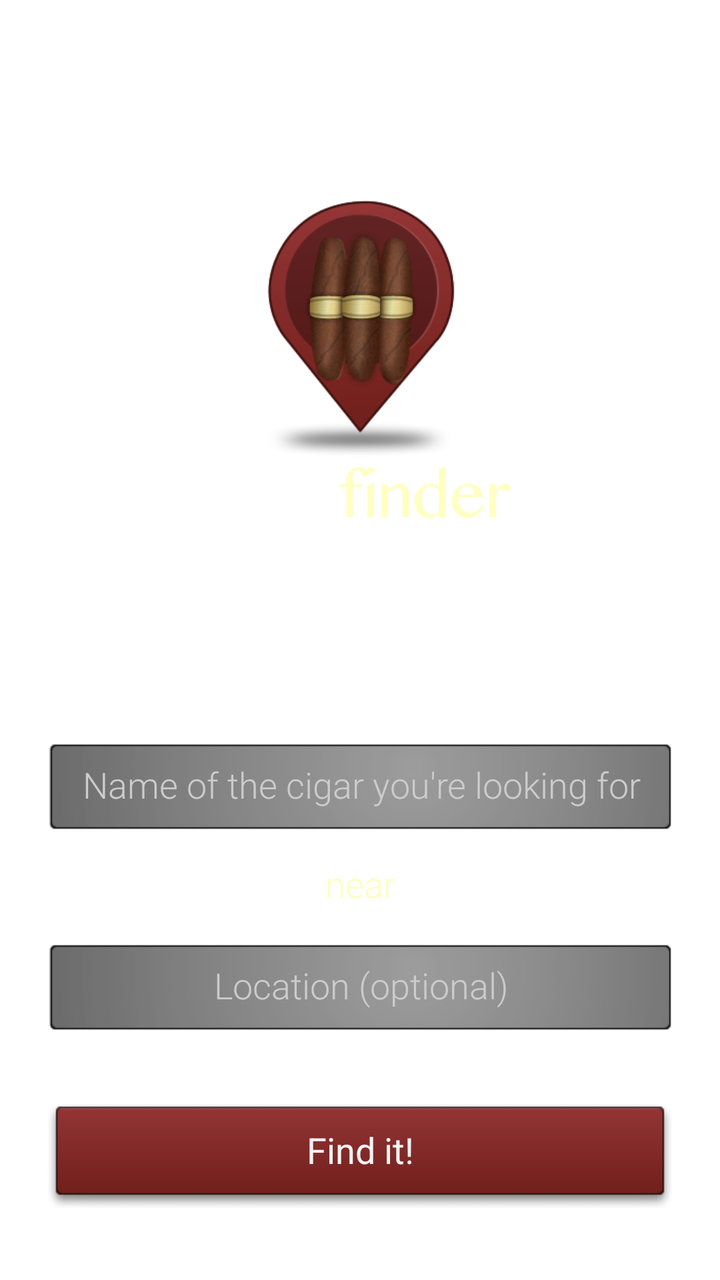
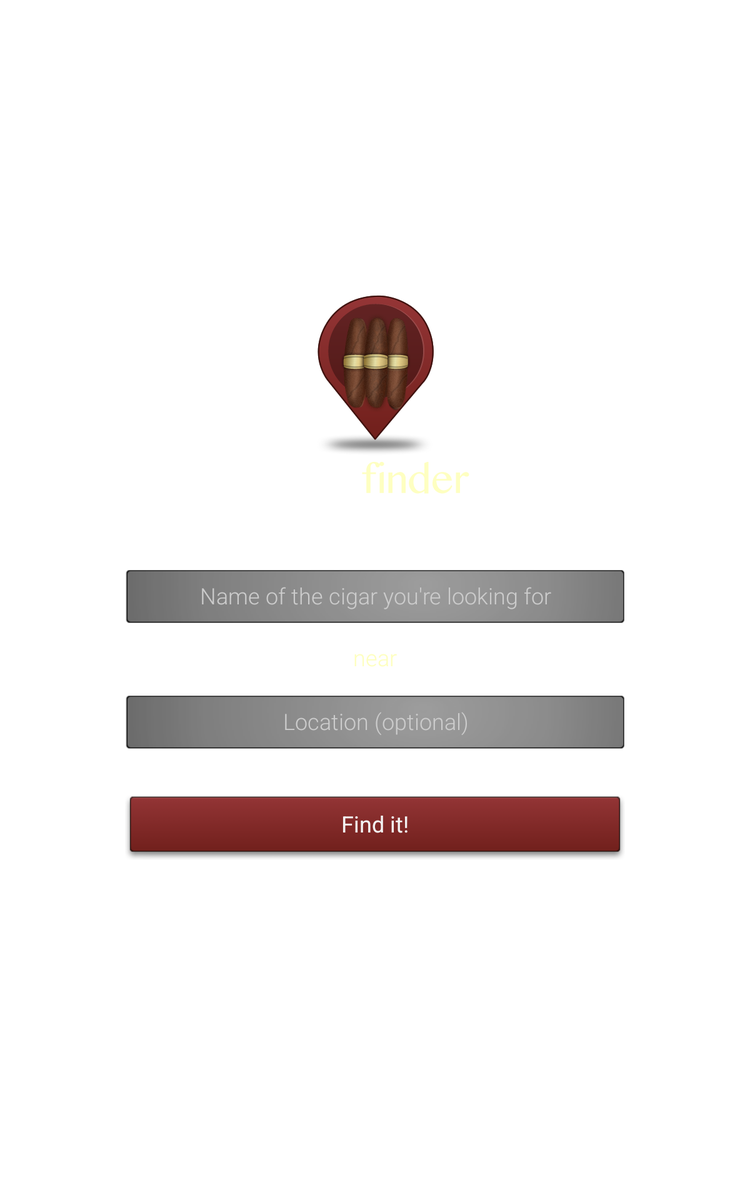

Two renders of one Android screen. The first uses the default layout on a phone; the second uses the alternative layout the repository ships for a different screen configuration, on a matching device. The two XML files are below.
<!-- AndroidManifest.xml: application theme cigar_finder -->
<!-- res/layout/activity_cigar_search_form.xml -->
<?xml version="1.0" encoding="utf-8"?>
<LinearLayout xmlns:android="http://schemas.android.com/apk/res/android"
  android:orientation="vertical"
  android:layout_width="match_parent"
  android:layout_height="match_parent"
  android:paddingLeft="24dp"
  android:paddingRight="24dp"
  >

  <View android:layout_width="match_parent"
    android:layout_height="0dp"
    android:layout_weight="1"
    />
  <ImageView
    android:layout_width="match_parent"
    android:layout_height="172dp"
    android:id="@+id/imageView"
    android:src="@drawable/ic_logo_home"
    android:layout_gravity="center_horizontal"
    android:scaleType="fitCenter"
    android:contentDescription="Cigar Finder"
    />
  <View android:layout_width="match_parent"
    android:layout_height="0dp"
    android:layout_weight="1"
    />
  <include layout="@layout/cigar_search_form"/>
</LinearLayout>
<!-- res/layout/cigar_search_form.xml (included above) -->
<?xml version="1.0" encoding="utf-8"?>
<merge xmlns:android="http://schemas.android.com/apk/res/android">

  <AutoCompleteTextView
    android:id="@+id/inputCigarName"
    android:hint="Name of the cigar you're looking for"
    style="@style/search_form_input"
    android:imeOptions="flagNavigateNext"
    android:popupBackground="@drawable/autocomplete_background"
    />

  <LinearLayout
    android:layout_width="match_parent"
    android:layout_height="wrap_content"
    style="@style/search_form_separator_text"
    >

    <View
      android:layout_width="match_parent"
      android:layout_height="5dp"
      android:layout_weight="1"
      android:background="@drawable/separator"
      android:layout_gravity="center"
      android:layout_marginTop="2sp"
      android:layout_marginRight="8dp"/>

    <TextView
      android:text="near"
      android:layout_gravity="center"
      android:textColor="#FEFFBF"
      android:layout_height="wrap_content"
      android:layout_width="wrap_content"
      android:layout_weight="0"
      android:textSize="18sp"
      style="@style/lightFont"/>

    <View
      android:layout_width="match_parent"
      android:layout_height="5dp"
      android:layout_weight="1"
      android:background="@drawable/separator"
      android:layout_gravity="center"
      android:layout_marginTop="2sp"
      android:layout_marginLeft="8dp"/>
  </LinearLayout>

  <EditText
    android:id="@+id/inputLocationName"
    android:hint="Location (optional)"
    style="@style/search_form_input"
    android:autoText="false"
    android:imeOptions="actionDone"
    />

  <Button
    android:text="Find it!"
    android:id="@+id/searchSubmit"
    android:onClick="performSearch"
    style="@style/search_form_button"/>
</merge>
<!-- resources referenced by this layout -->
<resources>
  <!-- from res/values-v16/ -->
  <style name="lightFont">
      <item name="android:fontFamily">sans-serif-light</item>
    </style>
  <style name="search_form_button" parent="search_form_button_parent">
      <item name="android:layout_marginBottom">36dp</item>
    </style>
  <!-- from res/values-v16/ -->
  <style name="search_form_input" parent="search_form_input_parent">
      <item name="android:fontFamily">sans-serif-light</item>
    </style>
  <style name="search_form_separator_text">
      <item name="android:layout_width">match_parent</item>
      <item name="android:layout_height">wrap_content</item>
      <item name="android:layout_marginTop">14dp</item>
      <item name="android:layout_marginBottom">18dp</item>
    </style>
  <style name="search_form_button_parent">
      <item name="android:layout_width">match_parent</item>
      <item name="android:layout_height">52dp</item>
      <item name="android:layout_gravity">center</item>
      <item name="android:layout_marginTop">36dp</item>
      <item name="android:background">@drawable/search_button</item>
    </style>
  <style name="search_form_input_parent">
      <item name="android:layout_width">fill_parent</item>
      <item name="android:layout_height">44dp</item>
      <item name="android:background">@drawable/search_input</item>
      <item name="android:textIsSelectable">false</item>
      <item name="android:textColor">#cccccc</item>
      <item name="android:textColorHint">#cccccc</item>
      <item name="android:selectAllOnFocus">true</item>
      <item name="android:gravity">center</item>
      <item name="android:inputType">textNoSuggestions</item>
      <item name="android:focusable">true</item>
    </style>
  <!-- drawable list_divider (drawable) -->
  <?xml version="1.0" encoding="utf-8"?>
  <layer-list xmlns:android="http://schemas.android.com/apk/res/android">
    <item android:left="7dp">
      <bitmap
        android:src="@drawable/list_divider_image"
        android:tileMode="repeat"
        />
    </item>
  </layer-list>
  <style name="cigar_finder.action_bar" parent="android:Widget.Holo.ActionBar">
      <item name="android:background">@drawable/action_bar_background</item>
      <item name="android:displayOptions">showTitle</item>
    </style>
  <!-- drawable autocomplete_item (drawable) -->
  <?xml version="1.0" encoding="utf-8"?>
  <selector xmlns:android="http://schemas.android.com/apk/res/android">
    <item android:drawable="@drawable/autocomplete_selected_gradient"
      android:state_pressed="true"
      />
  </selector>
  <style name="cigar_finder.list_style" parent="android:Widget.Holo.ListView">
      <item name="android:listSelector">@drawable/autocomplete_item</item>
    </style>
  <!-- drawable search_button (drawable) -->
  <?xml version="1.0" encoding="utf-8"?>
  <selector xmlns:android="http://schemas.android.com/apk/res/android">
    <item android:drawable="@drawable/search_button_pressed" android:state_pressed="true" />
    <item android:drawable="@drawable/search_button_default" />
  </selector>
  <!-- drawable action_bar_background (drawable) -->
  <?xml version="1.0" encoding="utf-8"?>
  <shape xmlns:android="http://schemas.android.com/apk/res/android"
    android:shape="rectangle"
    >
    <gradient android:angle="270"
      android:startColor="#94312D"
      android:endColor="#8D3030" />
  </shape>
  <!-- drawable autocomplete_selected_gradient (drawable) -->
  <?xml version="1.0" encoding="utf-8"?>
  <shape xmlns:android="http://schemas.android.com/apk/res/android"
    android:shape="rectangle"
    >
    <gradient android:startColor="#953332"
      android:endColor="#75201B"
      android:angle="270"
      />
  </shape>
</resources>
<!-- res/layout-large/activity_cigar_search_form.xml (the repository's variant of the layout above) -->
<!-- drawn on a 7-inch tablet held upright -->
<?xml version="1.0" encoding="utf-8"?>
<LinearLayout xmlns:android="http://schemas.android.com/apk/res/android"
  android:orientation="vertical"
  android:layout_width="match_parent"
  android:layout_height="match_parent"
  android:paddingLeft="24dp"
  android:paddingRight="24dp"
  >

  <View
    android:layout_width="match_parent"
    android:layout_height="0dp"
    android:layout_weight="1"
    />
  <ImageView
    android:layout_width="match_parent"
    android:layout_height="172dp"
    android:id="@+id/logo"
    android:src="@drawable/ic_logo_home"
    android:layout_gravity="center_horizontal"
    android:layout_marginBottom="48dp"
    android:scaleType="fitCenter"
    android:contentDescription="Cigar Finder"
    />

  <LinearLayout
    android:layout_width="400dp"
    android:layout_height="wrap_content"
    android:orientation="vertical"
    android:layout_gravity="center_horizontal"
    >
    <include layout="@layout/cigar_search_form"/>
  </LinearLayout>
  <View
    android:layout_width="match_parent"
    android:layout_height="0dp"
    android:layout_weight="1"
    />
</LinearLayout>
